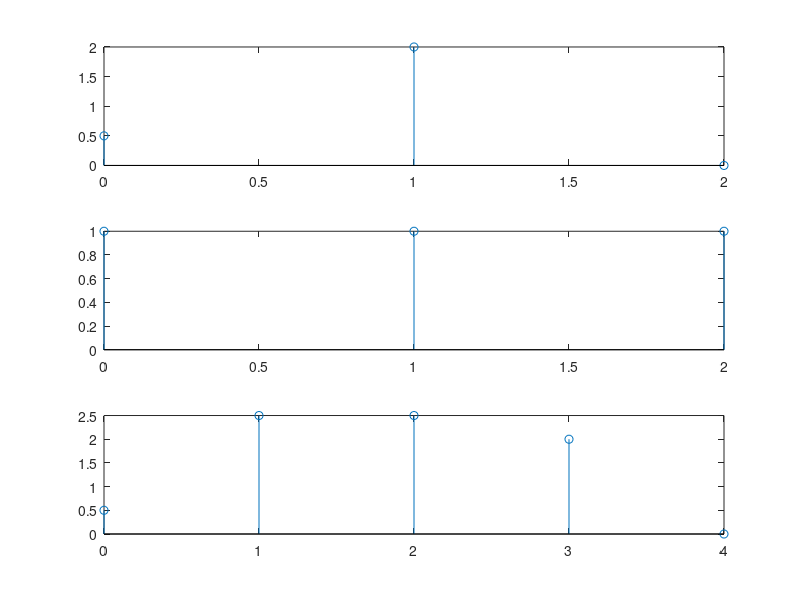

Here is the MATLAB script that generated this plot:
% jumlahanKonv.m : Demo jumlahan konvolusi
% bagus@ep.its.ac.id

clc; clear all; close all;
x=[0 1 2];
y=[0.5 2 0];

%x2=[0 1 2];
h=[1 1 1];

subplot(311); stem(x,y);
subplot(312); stem(x,h);

% Konvolusi
z=conv(y,h);
x2=[0 1 2 3 4];
subplot(313); stem(x2, z);
